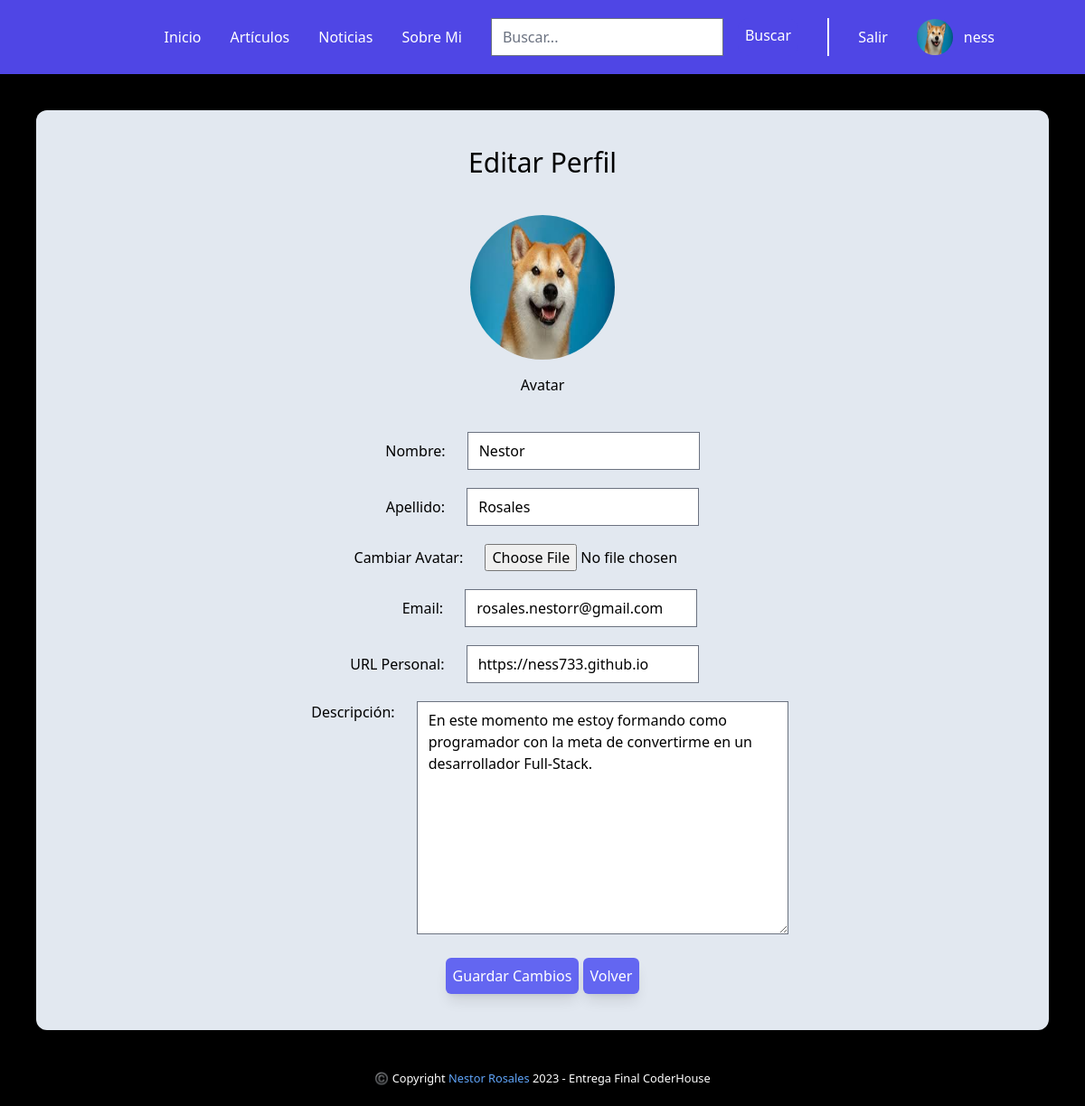
The app's page /profile_edit/ (signed in), older data.
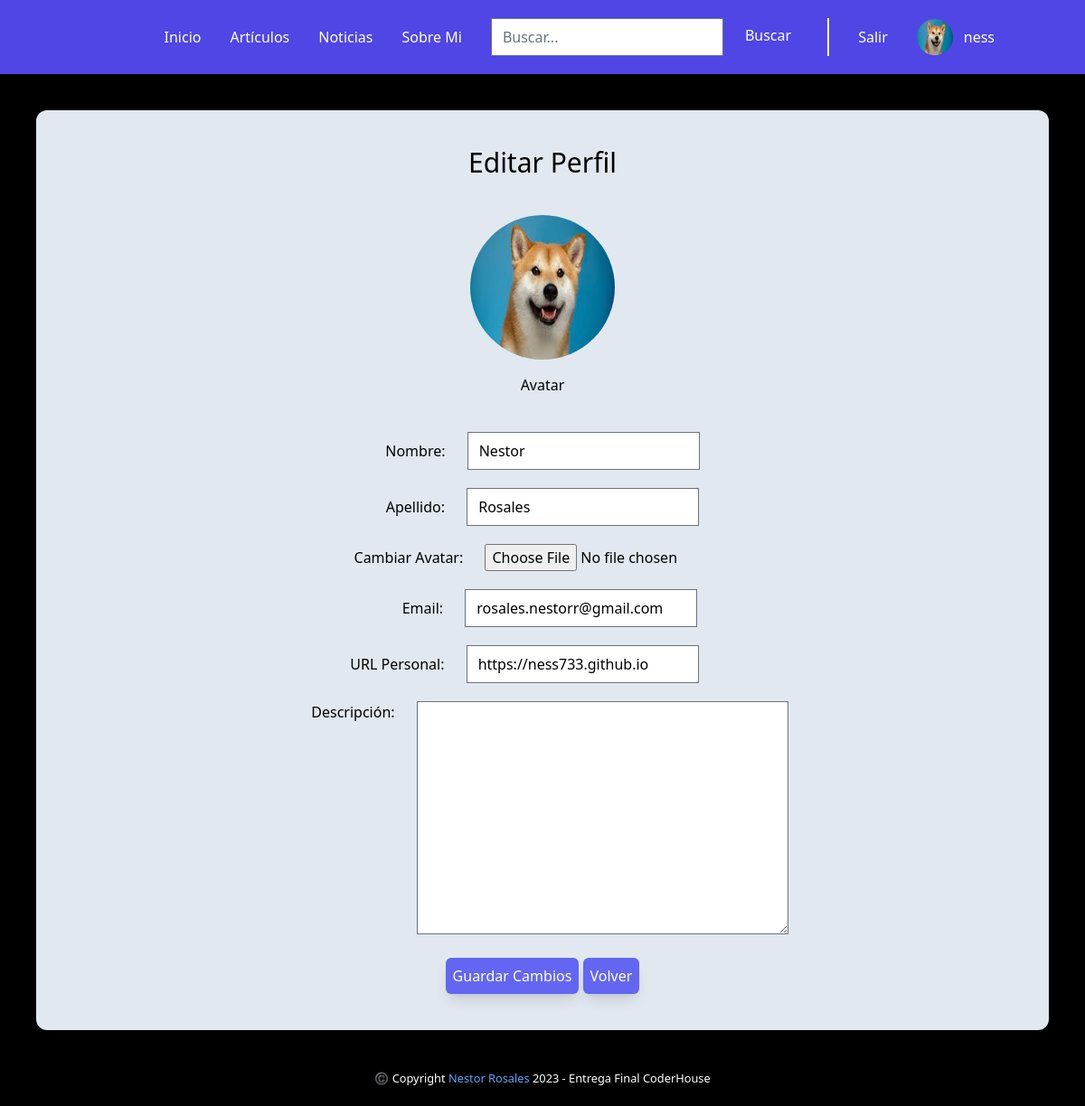
The same page, newer data.
### users/models.py (models this page shows, shortened)
class Avatar(models.Model):
    user = models.OneToOneField(User, on_delete=models.CASCADE)
    descripcion = models.TextField(null=True, blank=True)
    link = models.URLField(null=True, blank=True)
    imagen = models.ImageField(upload_to='avatars', null=True, blank=True)

### users/views.py (the view)
# urls.py: path("profile_edit/", views.EditProfileView, name="Editar Perfil",),
def EditProfileView(request):
    usuario = request.user
    if request.method == 'POST':
        form = UserEditForm(request.POST, request.FILES, instance=request.user)
        if form.is_valid():
            datos_perfil = form.cleaned_data
            usuario.email = datos_perfil['email']
            usuario.first_name = datos_perfil['first_name']
            usuario.last_name = datos_perfil['last_name']
            usuario.avatar.descripcion = datos_perfil['descripcion']
            usuario.avatar.link = datos_perfil['link']
            if datos_perfil['imagen'] == False:
                usuario.avatar.imagen = None
            elif datos_perfil['imagen'] != None:
                usuario.avatar.imagen = datos_perfil['imagen']
            usuario.avatar.save()
            form.save()
            return render(request, 'details_profile.html', {'username':usuario})
    else:
        form = UserEditForm(initial={'email': usuario.email, 'first_name': usuario.first_name, 'last_name': usuario.last_name, 'imagen': usuario.avatar.imagen, 'descripcion': usuario.avatar.descripcion, 'link': usuario.avatar.link}, instance=request.user)
    return render(request, 'update_profile.html', {'form': form, 'usuario': usuario})

### users/forms.py
class UserEditForm(UserChangeForm):
    password = None
    email = forms.EmailField(label="Ingrese su email:")
    last_name = forms.CharField(label="Apellido")
    first_name = forms.CharField(label="Nombre")
    imagen = forms.ImageField(widget=forms.FileInput, required=False)
    descripcion = forms.CharField(widget=forms.Textarea, required=False, max_length=255)
    link = forms.URLField(required=False)
    class Meta:
        model = User
        fields = ['email', 'last_name', 'first_name', 'imagen', 'link']

### users/templates/update_profile.html (shortened to what this page needs)
{% extends "./index.html" %} {% load static tailwind_tags %} {% block content %}
<main class="text-center m-10 p-10 bg-slate-200 rounded-xl">
  <h1 class="text-3xl">Editar Perfil</h1>
  <form action="" method="POST" enctype="multipart/form-data">
    <div class="flex flex-col gap-4 p-10 place-items-center">
      {% if request.user.avatar.imagen %}
      <img class="w-40 h-40 rounded-full" src="{{request.user.avatar.imagen.url}}" alt="{{request.user.avatar.imagen}}">
      {% else %}
      <label for="html">Todavía no elegiste un avatar</label>
      {% endif %}
      <span>Avatar</span>
    </div>
    <div>
      <ul class="flex flex-col-reverse gap-5 items-center">
        <li class="translate-x-2">
          <label class="pr-5 align-top" for="">Descripción:</label>
          {{form.descripcion | safe}}
        </li>
        <li class="-translate-x-5">
          <label class="pr-5" for="">URL Personal:</label>
          {{form.link}}
        </li>
        <li class="translate-x-2">
          <label class="pr-5" for="">Email:</label>
          {{form.email}}
        </li>
        <li class="translate-x-5">
          <label class="pr-5" for="">Cambiar Avatar:</label>
          {{form.imagen}}
        </li>
        <li>
          <label class="pr-5" for="">Apellido:</label>
          {{form.last_name}}
        </li>
        <li>
          <label class="pr-5" for="">Nombre:</label>
          {{form.first_name}}
        </li>
      </ul>
      <button type="submit"
      class="bg-indigo-500 shadow-lg p-2 rounded-md text-white hover:bg-white hover:text-black mt-5"
      >
        Guardar Cambios
      </button>
      <button
      class="bg-indigo-500 shadow-lg p-2 rounded-md text-white hover:bg-white hover:text-black mt-5"
      >
        <a href="{% url "Perfil" request.user %}">Volver</a>
      </button>
    </div>
  </form>
</main>
{% endblock %}

Row changes from the older to the newer data that the page shows:
changed Avatar "https://ness733.github.io": descripcion "En este momento me estoy formando como programador con la meta de convertirme en un desarrollador Full-Stack." → (not shown)
